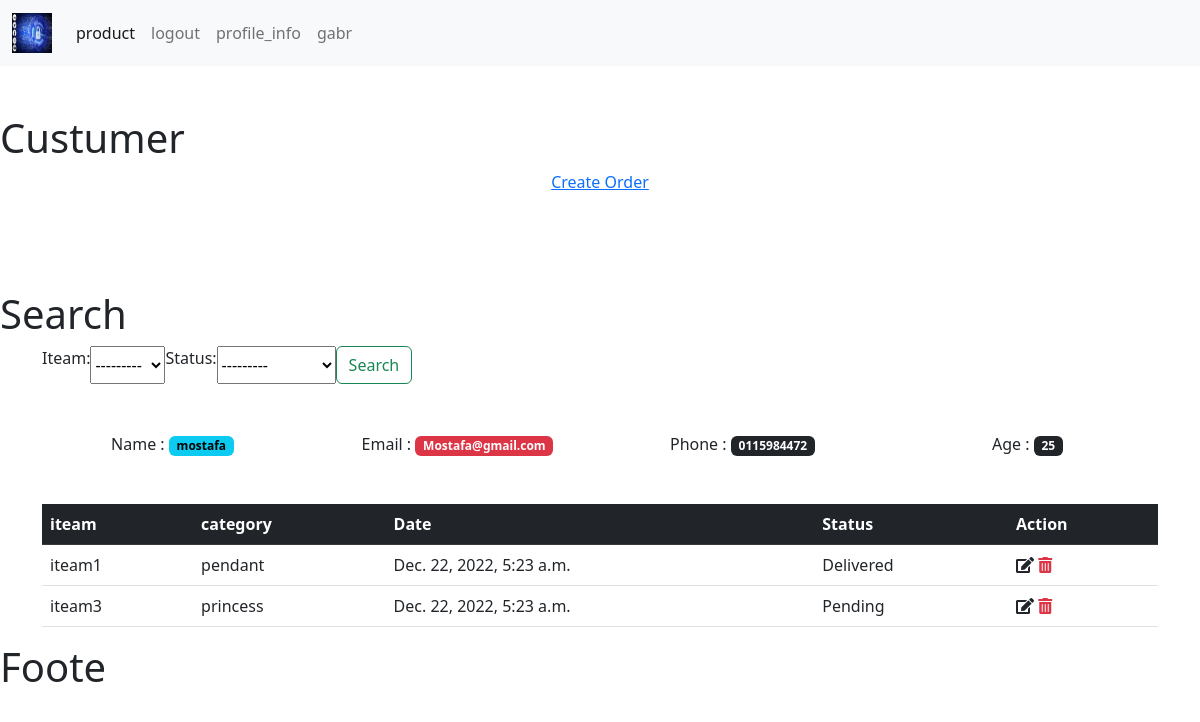
/nec/custumer/1 (signed in), run on the app's committed database.
### Necles/models.py (models this page shows, shortened)
class Customer(models.Model):
    user = models.OneToOneField(
        User,
        null=True,
        blank=True,
        on_delete=models.CASCADE,
        related_name="customer"
    )
    name=models.CharField(max_length=90,null=False)
    email=models.EmailField(max_length=90,null=False)
    age=models.CharField(max_length=60,null=True,blank=True)
    create_dt=models.DateTimeField(auto_now_add=True)
    imge=models.ImageField(null=True,blank=True,upload_to='media/image/',default='media/image/Pic.png')
    phone=models.CharField(max_length=50,blank=True,null=True)

class Order(models.Model):
    STATUS=(
        ('in_progress','in_progress'),
        ('Delivered','Delivered'),
        ('Pending','Pending'),
        ('out_stock', 'out_stock'),
        ('out_of_order', 'out_of_order')
    )
    data_create=models.DateTimeField(auto_now_add=True,null=True)
    status=models.CharField(max_length=150,choices=STATUS,null=True)
    customers=models.ForeignKey(Customer,on_delete=models.CASCADE,null=True)
    tag=models.ManyToManyField(Tag)
    iteam=models.ForeignKey(Necklace,on_delete=models.CASCADE,null=True)

class Necklace(models.Model):
    CATEGORY = (
        ('pendant', 'pendant'),
        ('princess', 'princess'),
        ('choker', 'choker'),
        ('collar', 'collar'),
        ('opera', 'opera'),
        ('charm', 'charm'),
        ('matinée', 'matinée'),
        ('multi-chain', 'multi-chain'),
        ('locket', 'locket'),
    )
    name=models.CharField(max_length=90,null=False)
    price=models.FloatField()
    category=models.CharField(max_length=300,null=False,choices=CATEGORY)
    tag=models.ManyToManyField(Tag)
    data_create=models.DateTimeField(auto_now_add=True,null=True)
    descripion=models.CharField(max_length=500,null=False)
    def __str__(self):
        return self.name

### Necles/decorators.py (the view)
        def wrapper_func(request, *args, **kwargs):
            group=None
            if request.user.groups.exists():
               group = request.user.groups.all()[0].name
            if group == 'admin':
                return view_func(request, *args, **kwargs)
            if group == 'customer':
                return redirect('profile')

### Necles/views.py (called while the page is built)
@login_required(login_url='/user/login/')
@ForAdminOnly
def Custumer(request,pk):
    customer=Customer.objects.get(id=pk)
    orders=customer.order_set.all()
    serchfilter=OrderFilter(request.GET,queryset=orders)
    orders=serchfilter.qs
    return render(request, 'nec/Custumer.html', {'customer':customer,'orders':orders,'serchfilter':serchfilter})

### TEMPLATES/nec/Custumer.html (shortened to what this page needs)
{% extends   'base.html' %}
{% load static %}
{%block content%}
<h1 class="pt-5 pl-5"> Custumer</h1>
<div class="container text-center pb-5">
  <div class="row">
    <div class="col">
      <a href="{% url 'create' customer.id %}">Create Order </a>
    </div>
  </div>
</div>
<h1 class="pt-5 pl-5"> Search </h1>
<div class="container text-center pb-5">
  <div class="row">
    <div class="col">
    <form class="d-flex" role="search " method="get">
       {{serchfilter.form}}
        <button class="btn btn-outline-success" type="submit">Search</button>
      </form>
    </div>
  </div>
</div>
<div class="container text-center pb-5">
  <div class="row">
    <div class="col">
     Name : <span class="badge text-bg-info">{{customer.name}}</span>
    </div>
    <div class="col">
     Email : <span class="badge text-bg-danger">{{customer.email}}</span>
    </div>
    <div class="col">
     Phone : <span class="badge text-bg-dark">{{customer.phone}}</span>
    </div>
    <div class="col">
     Age  : <span class="badge text-bg-dark">{{customer.age}}</span>
    </div>
  </div>
</div>
<div class="container">
<table class="table">
  <thead>
    <tr class="table-dark">
      <th scope="col">iteam</th>
      <th scope="col">category</th>
      <th scope="col">Date</th>
      <th scope="col">Status</th>
      <th scope="col">Action</th>
    </tr>
  </thead>
  <tbody>
  {% for order in orders %}
    <tr>
      <td>{{order.iteam}}</td>
      <td>{{order.iteam.category}}</td>
      <td>{{order.data_create}}</td>
      <td>{{order.status}}</td>
      <td>
          <a class="text-dark" href="{% url 'update' order.id %}"><i class="fas fa-edit"></i></a>
          <a class="text-danger" href="{% url 'delete' order.id %}"><i class="fas  fa-trash-alt"></i></a>
        </td>
    </tr>
  {% endfor %}
  </tbody>
</table>
</div>
{%endblock%}

### TEMPLATES/navbar.html (shortened to what this page needs)
{% load static %}
<nav class="navbar navbar-expand-lg bg-light">
  <div class="container-fluid">
    <a class="navbar-brand" href="{% url 'home'%}">
      <img src="{% static 'download.jpg' %}" alt="" width="40" height="40">
    </a>
    <div class="collapse navbar-collapse" id="navbarSupportedContent">
      <ul class="navbar-nav me-auto mb-2 mb-lg-0">
        {% if user.is_authenticated %}
            <li class="nav-item">
              <a class="nav-link active" aria-current="page" href="{% url 'product' %}">product</a>
            </li>
            <li class="nav-item">
                <a class="nav-link" href="{% url 'logout' %}">logout</a>
            </li>
           <li class="nav-item">
               <a class="nav-link" href="{% url 'profile_info' %}">profile_info</a>
           </li>
        {% elif request.user.is_staff %}
              <li class="nav-item">
              <a class="nav-link" href="{% url 'product' %}">product</a>
            </li>
        {% endif %}
         <li class="nav-item">
          <a class="nav-link">{{user.username}}</a>
        </li>
      </ul>
    </div>
  </div>
</nav>

### data on the page
Customer: name "mostafa", email "Mostafa@gmail.com", phone "0115984472", age "25"
Order: iteam "iteam1", iteam.category "pendant", data_create "Dec. 22, 2022, 5:23 a.m.", status "Delivered"
Order: iteam "iteam3", iteam.category "princess", data_create "Dec. 22, 2022, 5:23 a.m.", status "Pending"

### other printed values
{{ user.username }} "gabr"
